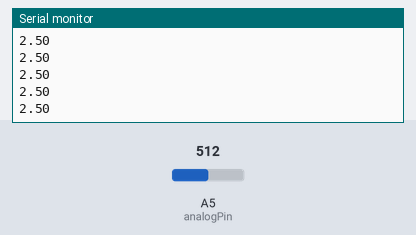
Bench run of a sketch on a simulated Arduino Uno, built with avr-gcc and run on an emulated ATmega328P. Shown: the last lines printed to the serial monitor. Inputs (shaded band) come from the test bench; at power-on: A5 (analogPin) = 512.

Above: at 1.2 s.
1.3 s: A5 (analogPin) set to 716
At 2.2 s:
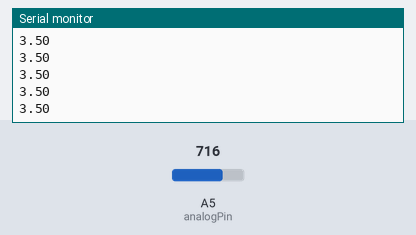
2.8 s: A5 (analogPin) set to 900
At 3.3 s:
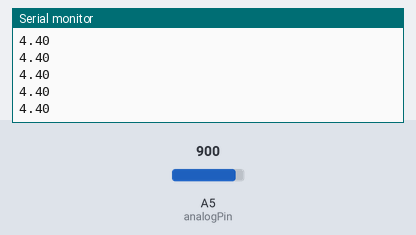
Timing chart, 0 to 5.8 s (numbered marks = the images above; inputs shaded):
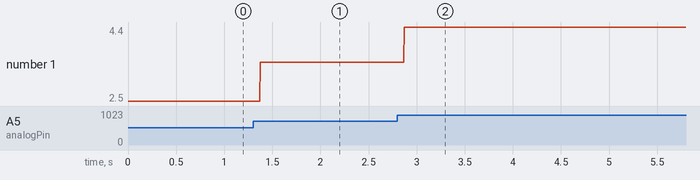

Measured:
- after the input at 1.3 s, the serial monitor: prints a new line after 0.07 s (image 1)
- after the input at 2.8 s, the serial monitor: prints a new line after 0.07 s (image 2)
- plotted number 1: 2.5 → 3.5 after the input at 1.3 s, 3.5 → 4.4 after the input at 2.8 s

The sketch:

infraroodafstand.ino
```cpp
int analogPin = 5;     // potentiometer wiper (middle terminal) connected to analog pin 3
                       // outside leads to ground and +5V
int val = 0;           // variable to store the value read
float voltage = 0;

void setup()
{
  Serial.begin(9600);          //  setup serial
}

void loop()
{
  val = analogRead(analogPin);    // read the input pin
  voltage = val * (5.0 / 1023.0);
  Serial.println(voltage);             // debug value
}
```
